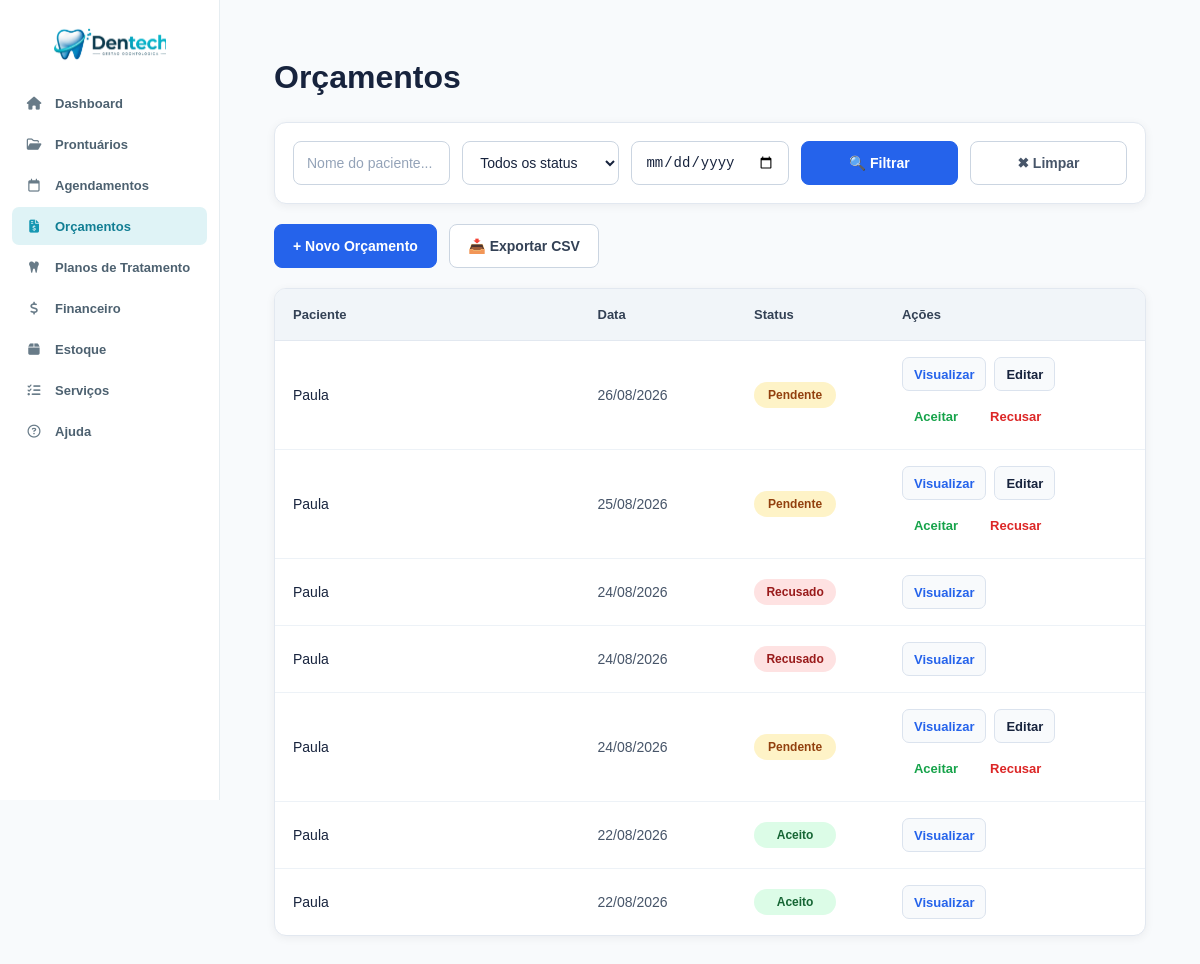
/orcamento.php (signed in), run on an earlier commit of the app's database.
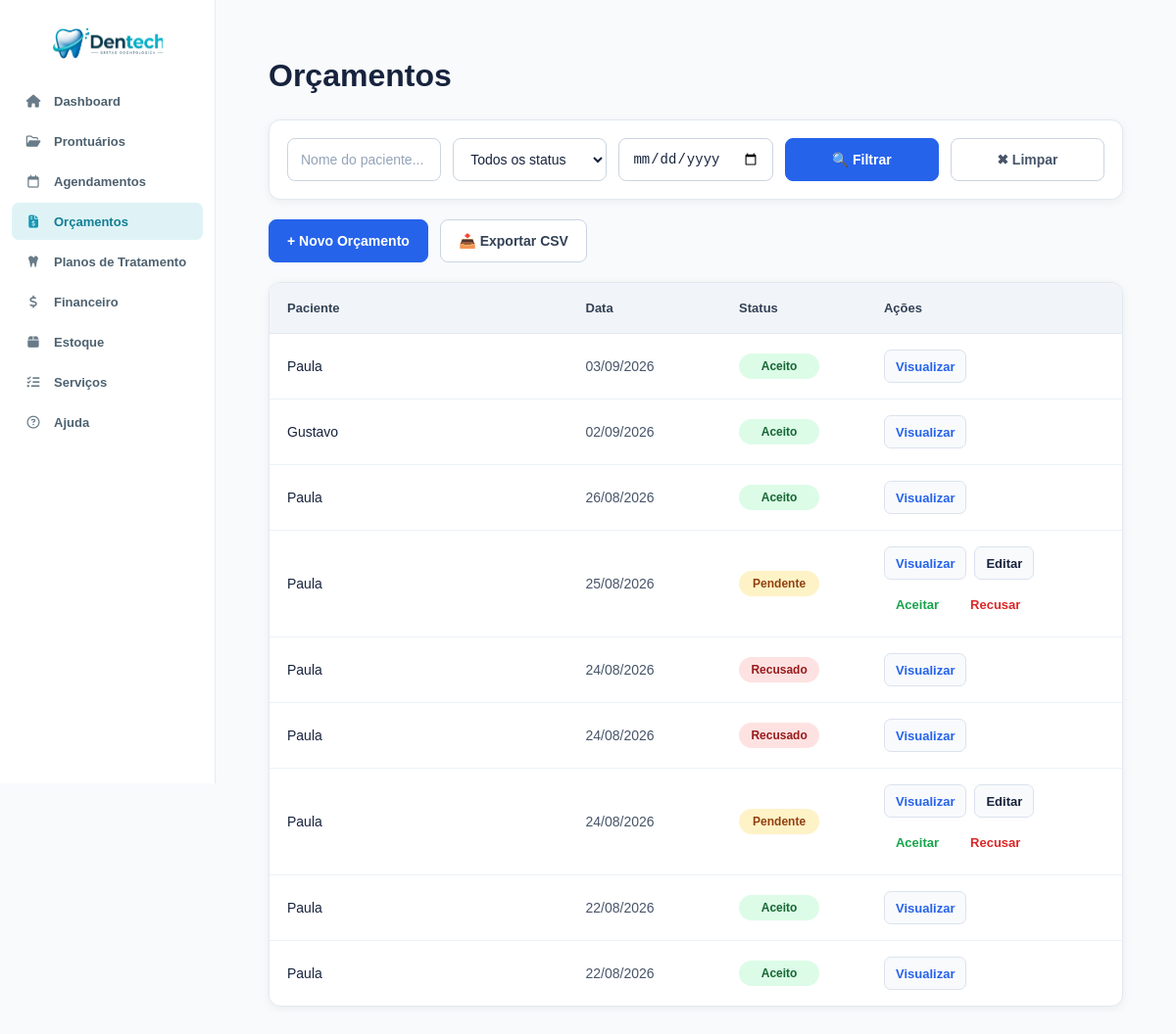
And on a later commit of the database.
### tables this page shows
CREATE TABLE `orcamentos` (
  `id` int NOT NULL AUTO_INCREMENT,
  `paciente_id` int NOT NULL,
  `data_criacao` date NOT NULL,
  `validade` date NOT NULL,
  `status` enum('pendente','aceito','recusado') DEFAULT 'pendente',
  `observacoes` text,
  `created_at` timestamp NOT NULL DEFAULT CURRENT_TIMESTAMP,
  `agendamento_id` int DEFAULT NULL,
  PRIMARY KEY (`id`),
  KEY `paciente_id` (`paciente_id`),
  KEY `idx_orcamento_agendamento` (`agendamento_id`),
  CONSTRAINT `fk_orcamento_agendamento` FOREIGN KEY (`agendamento_id`) REFERENCES `agendamentos` (`id`) ON DELETE SET NULL,
  CONSTRAINT `orcamentos_ibfk_1` FOREIGN KEY (`paciente_id`) REFERENCES `prontuarios` (`id`) ON DELETE CASCADE
);

CREATE TABLE `prontuarios` (
  `id` int NOT NULL AUTO_INCREMENT,
  `paciente` varchar(255) NOT NULL,
  `nascimento` date NOT NULL,
  `sexo` enum('Masculino','Feminino','Outro') DEFAULT NULL,
  `estado_civil` varchar(50) DEFAULT NULL,
  `profissao` varchar(100) DEFAULT NULL,
  `rg` varchar(20) DEFAULT NULL,
  `cpf` varchar(14) DEFAULT NULL,
  `endereco` text,
  `cep` varchar(10) DEFAULT NULL,
  `telefone` varchar(20) DEFAULT NULL,
  `email` varchar(255) DEFAULT NULL,
  `observacoes` text,
  `tratamento_odonto` text,
  `tratamento_medico` text,
  `medicamento_continuo` text,
  `alergia_medicamento` text,
  `alergia_outras` text,
  `problemas_saude` text,
  `gravida_meses` varchar(10) DEFAULT NULL,
  `fuma_tempo` varchar(50) DEFAULT NULL,
  `fuma_cigarros_dia` varchar(20) DEFAULT NULL,
  `bebida_frequencia` varchar(100) DEFAULT NULL,
  `drogas_uso` text,
  `doencas_transmissiveis` text,
  `cancer_familiar` text,
  `tratamento_cancer` text,
  `created_at` timestamp NOT NULL DEFAULT CURRENT_TIMESTAMP,
  `termo_consentimento_aceito` tinyint(1) NOT NULL DEFAULT '0',
  `termo_consentimento_aceito_em` datetime DEFAULT NULL,
  PRIMARY KEY (`id`),
  UNIQUE KEY `uq_prontuarios_cpf` (`cpf`)
);

### orcamento.php (the view, shortened to what this page needs)
<?php
require_once 'conexao/conexao.php';
$busca    = trim($_GET['busca'] ?? '');
$status   = $_GET['status'] ?? '';
$data_ini = $_GET['data_ini'] ?? '';
$data_fim = $_GET['data_fim'] ?? '';
$params = [];
$sql = "
    SELECT
        o.id,
        o.status,
        o.data_criacao,
        p.paciente
    FROM orcamentos o
    JOIN prontuarios p ON o.paciente_id = p.id
";
$sql .= " ORDER BY o.data_criacao DESC";
$stmt = $pdo->prepare($sql);
$stmt->execute($params);
$orcamentos = $stmt->fetchAll();
?>
<!DOCTYPE html>
<html lang="pt-BR">
<head>
    <link rel="stylesheet" href="css/global.css">
    <link rel="stylesheet" href="css/variables.css">
    <link rel="stylesheet" href="css/layout.css">
    <link rel="stylesheet" href="css/navbar.css">
    <link rel="stylesheet" href="css/orcamento.css">
    <link
        rel="stylesheet"
        href="https://cdnjs.cloudflare.com/ajax/libs/font-awesome/6.5.2/css/all.min.css">
</head>
<body>
    <?php include 'navbar.php'; ?>
    <div class="content">
        <div class="container">
            <h1>Orçamentos</h1>
            <div class="filter-bar">
                <form method="GET" class="filter-form">
                    <input type="text" name="busca" placeholder="Nome do paciente..." value="<?= htmlspecialchars($busca) ?>">
                    <select name="status">
                        <option value="">Todos os status</option>
                    </select>
                    <input type="date" name="data_ini" value="<?= htmlspecialchars($data_ini) ?>" title="Data inicial">
                    <button type="submit" class="btn-filter">🔍 Filtrar</button>
                    <a href="orcamento" class="btn-reset">✖ Limpar</a>
                </form>
            </div>
            <a href="novo_orcamento" class="btn-add">+ Novo Orçamento</a>
            <a href="<?= '?' . http_build_query(array_merge($_GET, ['exportar' => '1'])) ?>" class="btn-exportar">📥 Exportar CSV</a>
            <?php if (empty($orcamentos)): ?>
                <p style="text-align:center; padding:40px; color:#888;">
                    <?= ($busca !== '' || $status !== '' || $data_ini !== '' || $data_fim !== '')
                        ? 'Nenhum orçamento encontrado com os filtros aplicados.'
                        : 'Nenhum orçamento cadastrado.'
                    ?>
                </p>
            <?php else: ?>
                <table>
                    <thead>
                        <tr>
                            <th>Paciente</th>
                            <th>Data</th>
                            <th>Status</th>
                            <th>Ações</th>
                        </tr>
                    </thead>
                    <tbody>
                        <?php foreach ($orcamentos as $o): ?>
                            <tr>
                                <td><?= htmlspecialchars($o['paciente']) ?></td>
                                <td><?= date('d/m/Y', strtotime($o['data_criacao'])) ?></td>
                                <td>
                                    <span class="status-badge status-<?= htmlspecialchars($o['status']) ?>">
                                        <?= ucfirst(htmlspecialchars($o['status'])) ?>
                                    </span>
                                </td>
                                <td class="acoes">
                                    <a href="visualizar_orcamento.php?id=<?= $o['id'] ?>">Visualizar</a>
                                    <?php if ($o['status'] == 'pendente'): ?>
                                        <a href="editar_orcamento.php?id=<?= $o['id'] ?>" style="color:var(--roxo-medio);">Editar</a>
                                        <form method="POST" action="aceitar_orcamento.php" style="display:inline;"
                                            onsubmit="return confirm('Aceitar este orçamento?')">
                                            <button type="submit"
                                                style="color:var(--verde); background:none; border:0; cursor:pointer;">
                                                Aceitar
                                            </button>
                                        </form>
                                        <form method="POST" action="recusar_orcamento.php" style="display:inline;"
                                            onsubmit="return confirm('Recusar este orçamento?')">
                                            <button type="submit"
                                                style="color:var(--vermelho); background:none; border:0; cursor:pointer;">
                                                Recusar
                                            </button>
                                        </form>
                                    <?php endif; ?>
                                </td>
                            </tr>
                        <?php endforeach; ?>
                    </tbody>
                </table>
            <?php endif; ?>
        </div>
    </div>
</body>
</html>

What changed in the data, as far as the page shows it:
added orcamentos: paciente.paciente "Paula", data_criacao "03/09/2026", status "Aceito"
added orcamentos: paciente.paciente "Gustavo", data_criacao "02/09/2026", status "Aceito"
changed orcamentos (number 3 of 9 on the later page): status "Pendente" → "Aceito"; no longer shows "Editar Aceitar Recusar"
